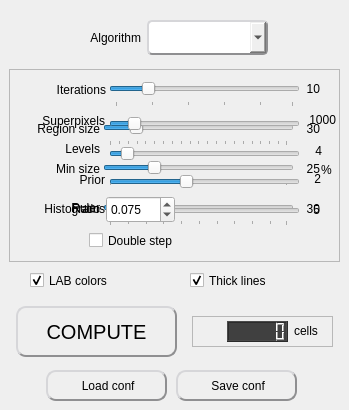
    <widget class="QWidget" name="tab_segmentation">
     <attribute name="icon">
      <iconset>
       <normalon>:/icons/compute.png</normalon>
      </iconset>
     </attribute>
     <attribute name="title">
      <string>Segmentation</string>
     </attribute>
     <widget class="QPushButton" name="button_compute">
      <property name="geometry">
       <rect>
        <x>16</x>
        <y>306</y>
        <width>161</width>
        <height>51</height>
       </rect>
      </property>
      <property name="font">
       <font>
        <pointsize>-1</pointsize>
       </font>
      </property>
      <property name="cursor">
       <cursorShape>PointingHandCursor</cursorShape>
      </property>
      <property name="focusPolicy">
       <enum>Qt::NoFocus</enum>
      </property>
      <property name="toolTip">
       <string>&lt;html&gt;&lt;head/&gt;&lt;body&gt;&lt;p&gt;Compute the segmentation.&lt;/p&gt;&lt;p&gt;After computation, use the &amp;quot;Labels&amp;quot; tab to edit the mask&lt;/p&gt;&lt;/body&gt;&lt;/html&gt;</string>
      </property>
      <property name="styleSheet">
       <string notr="true">QPushButton {
	background: qlineargradient(x1: 0, y1: 0, x2: 0, y2: 1,
                                      stop: 0 #FFFFFF, stop: 1 #E0E0E0);
	border-radius: 10px;
	border: 2px outset #8f8f91;
	color rgb(0,0,0);
   font-size: 20px;
}
QPushButton:pressed {
	border: 2px inset #8f8f91;
}
QToolTip {
    border:2px solid black;
	padding:5px;
	background-color:rgb(64,64,64);
	color:white;
	font-size: 14px;
}</string>
      </property>
      <property name="text">
       <string>COMPUTE</string>
      </property>
      <property name="icon">
       <iconset>
        <normalon>:/icons/compute.png</normalon>
       </iconset>
      </property>
      <property name="iconSize">
       <size>
        <width>32</width>
        <height>32</height>
       </size>
      </property>
     </widget>
     <widget class="QFrame" name="frame_lcd">
      <property name="geometry">
       <rect>
        <x>192</x>
        <y>316</y>
        <width>141</width>
        <height>31</height>
       </rect>
      </property>
      <property name="frameShape">
       <enum>QFrame::StyledPanel</enum>
      </property>
      <property name="frameShadow">
       <enum>QFrame::Raised</enum>
      </property>
      <widget class="QLabel" name="label_11">
       <property name="geometry">
        <rect>
         <x>10</x>
         <y>5</y>
         <width>21</width>
         <height>21</height>
        </rect>
       </property>
       <property name="text">
        <string/>
       </property>
       <property name="pixmap">
        <pixmap resource="resources.qrc">:/icons/grid.png</pixmap>
       </property>
       <property name="scaledContents">
        <bool>true</bool>
       </property>
      </widget>
      <widget class="QLCDNumber" name="lcd_cells">
       <property name="geometry">
        <rect>
         <x>35</x>
         <y>5</y>
         <width>61</width>
         <height>21</height>
        </rect>
       </property>
       <property name="toolTip">
        <string>Number of cells in the computed segmentation</string>
       </property>
       <property name="styleSheet">
        <string notr="true">QLCDNumber{ 
    background-color: rgb(64, 64,64);
}</string>
       </property>
       <property name="digitCount">
        <number>6</number>
       </property>
      </widget>
      <widget class="QLabel" name="label_7">
       <property name="geometry">
        <rect>
         <x>102</x>
         <y>6</y>
         <width>41</width>
         <height>17</height>
        </rect>
       </property>
       <property name="text">
        <string>cells</string>
       </property>
      </widget>
     </widget>
     <widget class="QComboBox" name="comboBox_algorithm">
      <property name="geometry">
       <rect>
        <x>147</x>
        <y>20</y>
        <width>121</width>
        <height>35</height>
       </rect>
      </property>
      <property name="cursor">
       <cursorShape>PointingHandCursor</cursorShape>
      </property>
      <property name="focusPolicy">
       <enum>Qt::ClickFocus</enum>
      </property>
      <property name="toolTip">
       <string>&lt;html&gt;&lt;head/&gt;&lt;body&gt;&lt;p&gt;Choose the algorithm variant to use: &lt;/p&gt;&lt;p&gt;* SLIC (Simple Linear Iterative Clustering) clusters pixels using pixel channels and image plane space to efficiently generate compact, nearly uniform superpixels&lt;/p&gt;&lt;p&gt;* SLICO (Zero parameter SLIC) optimizes SLIC, using adaptive compactness factor&lt;/p&gt;&lt;p&gt;* MSLIC (Manifold SLIC) optimizes SLIC using manifold methods resulting in more content-sensitive superpixels&lt;/p&gt;&lt;p&gt;* LSC (Linear Spectral Clustering) produces compact and uniform superpixels with low computational costs, and keeps global images properties&lt;/p&gt;&lt;p&gt;* SEEDS (Superpixels Extracted via Energy-Driven Sampling) uses an efficient hill-climbing algorithm to optimize the superpixels' energy function that is based on color histograms and a boundary term, producing smooth boundaries&lt;/p&gt;&lt;/body&gt;&lt;/html&gt;</string>
      </property>
      <property name="styleSheet">
       <string notr="true">QComboBox {
	background: qlineargradient(x1: 0, y1: 0, x2: 0, y2: 1,
                                      stop: 0 #FFFFFF, stop: 1 #E0E0E0);
	border-radius: 5px;
	border: 2px outset #8f8f91;
	color rgb(0,0,0);
   font-size: 26px;
	text-align: center;
}

QComboBox QAbstractItemView {
    border: 2px solid darkgray;
    selection-background-color: lightgray;
}

QComboBox:item {
    font-size:16px;
	color:white;
	background-color:rgb(64,64,64);
}
QComboBox:item:selected {
    border: 2px solid black;
	background-color:black;
}
QComboBox:item:checked {
    font-weight: bold;
}

QToolTip {
    border:2px solid black;
	padding:5px;
	background-color:rgb(64,64,64);
	color:white;
	font-size: 14px;
}</string>
      </property>
      <property name="maxVisibleItems">
       <number>5</number>
      </property>
     </widget>
     <widget class="QLabel" name="label_algorithm">
      <property name="geometry">
       <rect>
        <x>70</x>
        <y>29</y>
        <width>71</width>
        <height>17</height>
       </rect>
      </property>
      <property name="styleSheet">
       <string notr="true"/>
      </property>
      <property name="text">
       <string>Algorithm</string>
      </property>
      <property name="alignment">
       <set>Qt::AlignRight|Qt::AlignTrailing|Qt::AlignVCenter</set>
      </property>
     </widget>
     <widget class="QFrame" name="frame_slic">
      <property name="geometry">
       <rect>
        <x>9</x>
        <y>69</y>
        <width>331</width>
        <height>193</height>
       </rect>
      </property>
      <property name="frameShape">
       <enum>QFrame::StyledPanel</enum>
      </property>
      <property name="frameShadow">
       <enum>QFrame::Sunken</enum>
      </property>
      <widget class="QLabel" name="label_region_size">
       <property name="geometry">
        <rect>
         <x>10</x>
         <y>50</y>
         <width>81</width>
         <height>20</height>
        </rect>
       </property>
       <property name="text">
        <string>Region size</string>
       </property>
       <property name="alignment">
        <set>Qt::AlignRight|Qt::AlignTrailing|Qt::AlignVCenter</set>
       </property>
      </widget>
      <widget class="QSlider" name="horizontalSlider_iterations">
       <property name="geometry">
        <rect>
         <x>100</x>
         <y>9</y>
         <width>191</width>
         <height>29</height>
        </rect>
       </property>
       <property name="cursor">
        <cursorShape>PointingHandCursor</cursorShape>
       </property>
       <property name="focusPolicy">
        <enum>Qt::ClickFocus</enum>
       </property>
       <property name="toolTip">
        <string>&lt;html&gt;&lt;head/&gt;&lt;body&gt;&lt;p&gt;Higher number improves the result: the algorithms starts from a grid of superpixels and then refines the boundaries by proposing updates of edges boundaries&lt;/p&gt;&lt;/body&gt;&lt;/html&gt;</string>
       </property>
       <property name="minimum">
        <number>1</number>
       </property>
       <property name="maximum">
        <number>50</number>
       </property>
       <property name="value">
        <number>10</number>
       </property>
       <property name="orientation">
        <enum>Qt::Horizontal</enum>
       </property>
       <property name="tickPosition">
        <enum>QSlider::TicksBelow</enum>
       </property>
      </widget>
      <widget class="QSlider" name="horizontalSlider_region_size">
       <property name="geometry">
        <rect>
         <x>94</x>
         <y>48</y>
         <width>191</width>
         <height>29</height>
        </rect>
       </property>
       <property name="cursor">
        <cursorShape>PointingHandCursor</cursorShape>
       </property>
       <property name="focusPolicy">
        <enum>Qt::ClickFocus</enum>
       </property>
       <property name="toolTip">
        <string>&lt;html&gt;&lt;head/&gt;&lt;body&gt;&lt;p&gt;Average superpixel size measured in pixels&lt;/p&gt;&lt;/body&gt;&lt;/html&gt;</string>
       </property>
       <property name="minimum">
        <number>1</number>
       </property>
       <property name="maximum">
        <number>200</number>
       </property>
       <property name="value">
        <number>30</number>
       </property>
       <property name="orientation">
        <enum>Qt::Horizontal</enum>
       </property>
       <property name="tickPosition">
        <enum>QSlider::TicksBelow</enum>
       </property>
      </widget>
      <widget class="QSlider" name="horizontalSlider_ruler">
       <property name="geometry">
        <rect>
         <x>94</x>
         <y>128</y>
         <width>191</width>
         <height>29</height>
        </rect>
       </property>
       <property name="cursor">
        <cursorShape>PointingHandCursor</cursorShape>
       </property>
       <property name="focusPolicy">
        <enum>Qt::ClickFocus</enum>
       </property>
       <property name="toolTip">
        <string>Enforcement of superpixel smoothness factor of superpixel</string>
       </property>
       <property name="minimum">
        <number>1</number>
       </property>
       <property name="maximum">
        <number>100</number>
       </property>
       <property name="value">
        <number>30</number>
       </property>
       <property name="orientation">
        <enum>Qt::Horizontal</enum>
       </property>
       <property name="tickPosition">
        <enum>QSlider::TicksBelow</enum>
       </property>
      </widget>
      <widget class="QLabel" name="label_connectivity">
       <property name="geometry">
        <rect>
         <x>0</x>
         <y>90</y>
         <width>91</width>
         <height>20</height>
        </rect>
       </property>
       <property name="text">
        <string>Min size</string>
       </property>
       <property name="alignment">
        <set>Qt::AlignRight|Qt::AlignTrailing|Qt::AlignVCenter</set>
       </property>
      </widget>
      <widget class="QLabel" name="label_iterations">
       <property name="geometry">
        <rect>
         <x>16</x>
         <y>11</y>
         <width>81</width>
         <height>20</height>
        </rect>
       </property>
       <property name="text">
        <string>Iterations</string>
       </property>
       <property name="alignment">
        <set>Qt::AlignRight|Qt::AlignTrailing|Qt::AlignVCenter</set>
       </property>
      </widget>
      <widget class="QSlider" name="horizontalSlider_connectivity">
       <property name="geometry">
        <rect>
         <x>94</x>
         <y>88</y>
         <width>191</width>
         <height>29</height>
        </rect>
       </property>
       <property name="cursor">
        <cursorShape>PointingHandCursor</cursorShape>
       </property>
       <property name="toolTip">
        <string>&lt;html&gt;&lt;head/&gt;&lt;body&gt;&lt;p&gt;Minimum element size in percents that should be absorbed into a bigger superpixel.&lt;/p&gt;&lt;p&gt;The function merges components that are too small, assigning the previously found adjacent label to this component&lt;/p&gt;&lt;/body&gt;&lt;/html&gt;</string>
       </property>
       <property name="minimum">
        <number>0</number>
       </property>
       <property name="maximum">
        <number>100</number>
       </property>
       <property name="value">
        <number>25</number>
       </property>
       <property name="orientation">
        <enum>Qt::Horizontal</enum>
       </property>
       <property name="tickPosition">
        <enum>QSlider::TicksBelow</enum>
       </property>
      </widget>
      <widget class="QLabel" name="label_value_ruler">
       <property name="geometry">
        <rect>
         <x>280</x>
         <y>130</y>
         <width>31</width>
         <height>20</height>
        </rect>
       </property>
       <property name="text">
        <string>30</string>
       </property>
       <property name="alignment">
        <set>Qt::AlignRight|Qt::AlignTrailing|Qt::AlignVCenter</set>
       </property>
      </widget>
      <widget class="QLabel" name="label_value_region_size">
       <property name="geometry">
        <rect>
         <x>280</x>
         <y>50</y>
         <width>31</width>
         <height>20</height>
        </rect>
       </property>
       <property name="text">
        <string>30</string>
       </property>
       <property name="alignment">
        <set>Qt::AlignRight|Qt::AlignTrailing|Qt::AlignVCenter</set>
       </property>
      </widget>
      <widget class="QLabel" name="label_ruler">
       <property name="geometry">
        <rect>
         <x>50</x>
         <y>129</y>
         <width>41</width>
         <height>20</height>
        </rect>
       </property>
       <property name="text">
        <string>Ruler</string>
       </property>
       <property name="alignment">
        <set>Qt::AlignRight|Qt::AlignTrailing|Qt::AlignVCenter</set>
       </property>
      </widget>
      <widget class="QLabel" name="label_value_connectivity_percent">
       <property name="geometry">
        <rect>
         <x>312</x>
         <y>92</y>
         <width>16</width>
         <height>17</height>
        </rect>
       </property>
       <property name="text">
        <string>%</string>
       </property>
      </widget>
      <widget class="QLabel" name="label_value_connectivity">
       <property name="geometry">
        <rect>
         <x>280</x>
         <y>90</y>
         <width>31</width>
         <height>20</height>
        </rect>
       </property>
       <property name="text">
        <string>25</string>
       </property>
       <property name="alignment">
        <set>Qt::AlignRight|Qt::AlignTrailing|Qt::AlignVCenter</set>
       </property>
      </widget>
      <widget class="QLabel" name="label_value_iterations">
       <property name="geometry">
        <rect>
         <x>280</x>
         <y>10</y>
         <width>31</width>
         <height>20</height>
        </rect>
       </property>
       <property name="text">
        <string>10</string>
       </property>
       <property name="alignment">
        <set>Qt::AlignRight|Qt::AlignTrailing|Qt::AlignVCenter</set>
       </property>
      </widget>
      <widget class="QDoubleSpinBox" name="doubleSpinBox_ratio">
       <property name="geometry">
        <rect>
         <x>97</x>
         <y>127</y>
         <width>69</width>
         <height>27</height>
        </rect>
       </property>
       <property name="toolTip">
        <string>&lt;html&gt;&lt;head/&gt;&lt;body&gt;&lt;p&gt;Enforcement of superpixel compactness factor&lt;/p&gt;&lt;/body&gt;&lt;/html&gt;</string>
       </property>
       <property name="decimals">
        <number>3</number>
       </property>
       <property name="maximum">
        <double>2.000000000000000</double>
       </property>
       <property name="singleStep">
        <double>0.100000000000000</double>
       </property>
       <property name="value">
        <double>0.075000000000000</double>
       </property>
      </widget>
      <widget class="QLabel" name="label_ratio">
       <property name="geometry">
        <rect>
         <x>50</x>
         <y>130</y>
         <width>41</width>
         <height>20</height>
        </rect>
       </property>
       <property name="text">
        <string>Ratio</string>
       </property>
       <property name="alignment">
        <set>Qt::AlignRight|Qt::AlignTrailing|Qt::AlignVCenter</set>
       </property>
      </widget>
      <widget class="QLabel" name="label_value_num_histogram_bins">
       <property name="geometry">
        <rect>
         <x>280</x>
         <y>131</y>
         <width>31</width>
         <height>20</height>
        </rect>
       </property>
       <property name="text">
        <string>5</string>
       </property>
       <property name="alignment">
        <set>Qt::AlignRight|Qt::AlignTrailing|Qt::AlignVCenter</set>
       </property>
      </widget>
      <widget class="QLabel" name="label_prior">
       <property name="geometry">
        <rect>
         <x>15</x>
         <y>101</y>
         <width>81</width>
         <height>20</height>
        </rect>
       </property>
       <property name="text">
        <string>Prior</string>
       </property>
       <property name="alignment">
        <set>Qt::AlignRight|Qt::AlignTrailing|Qt::AlignVCenter</set>
       </property>
      </widget>
      <widget class="QSlider" name="horizontalSlider_prior">
       <property name="geometry">
        <rect>
         <x>100</x>
         <y>98</y>
         <width>191</width>
         <height>29</height>
        </rect>
       </property>
       <property name="cursor">
        <cursorShape>PointingHandCursor</cursorShape>
       </property>
       <property name="focusPolicy">
        <enum>Qt::ClickFocus</enum>
       </property>
       <property name="toolTip">
        <string>&lt;html&gt;&lt;head/&gt;&lt;body&gt;&lt;p&gt;Enable 3x3 shape smoothing term if &amp;gt;0.&lt;/p&gt;&lt;p&gt;A larger value leads to smoother shapes.&lt;/p&gt;&lt;/body&gt;&lt;/html&gt;</string>
       </property>
       <property name="minimum">
        <number>0</number>
       </property>
       <property name="maximum">
        <number>5</number>
       </property>
       <property name="value">
        <number>2</number>
       </property>
       <property name="orientation">
        <enum>Qt::Horizontal</enum>
       </property>
       <property name="tickPosition">
        <enum>QSlider::NoTicks</enum>
       </property>
      </widget>
      <widget class="QLabel" name="label_value_num_levels">
       <property name="geometry">
        <rect>
         <x>282</x>
         <y>72</y>
         <width>31</width>
         <height>20</height>
        </rect>
       </property>
       <property name="text">
        <string>4</string>
       </property>
       <property name="alignment">
        <set>Qt::AlignRight|Qt::AlignTrailing|Qt::AlignVCenter</set>
       </property>
      </widget>
      <widget class="QLabel" name="label_value_prior">
       <property name="geometry">
        <rect>
         <x>281</x>
         <y>100</y>
         <width>31</width>
         <height>20</height>
        </rect>
       </property>
       <property name="text">
        <string>2</string>
       </property>
       <property name="alignment">
        <set>Qt::AlignRight|Qt::AlignTrailing|Qt::AlignVCenter</set>
       </property>
      </widget>
      <widget class="QSlider" name="horizontalSlider_num_levels">
       <property name="geometry">
        <rect>
         <x>100</x>
         <y>70</y>
         <width>191</width>
         <height>29</height>
        </rect>
       </property>
       <property name="cursor">
        <cursorShape>PointingHandCursor</cursorShape>
       </property>
       <property name="focusPolicy">
        <enum>Qt::ClickFocus</enum>
       </property>
       <property name="toolTip">
        <string>&lt;html&gt;&lt;head/&gt;&lt;body&gt;&lt;p&gt;Number of block levels. The more levels, the more accurate is the segmentation, but needs more memory and CPU time&lt;/p&gt;&lt;/body&gt;&lt;/html&gt;</string>
       </property>
       <property name="minimum">
        <number>1</number>
       </property>
       <property name="maximum">
        <number>50</number>
       </property>
       <property name="value">
        <number>4</number>
       </property>
       <property name="orientation">
        <enum>Qt::Horizontal</enum>
       </property>
       <property name="tickPosition">
        <enum>QSlider::NoTicks</enum>
       </property>
      </widget>
      <widget class="QLabel" name="label_superpixels">
       <property name="geometry">
        <rect>
         <x>15</x>
         <y>42</y>
         <width>81</width>
         <height>20</height>
        </rect>
       </property>
       <property name="text">
        <string>Superpixels</string>
       </property>
       <property name="alignment">
        <set>Qt::AlignRight|Qt::AlignTrailing|Qt::AlignVCenter</set>
       </property>
      </widget>
      <widget class="QLabel" name="label_value_num_superpixels">
       <property name="geometry">
        <rect>
         <x>296</x>
         <y>41</y>
         <width>31</width>
         <height>20</height>
        </rect>
       </property>
       <property name="text">
        <string>1000</string>
       </property>
       <property name="alignment">
        <set>Qt::AlignRight|Qt::AlignTrailing|Qt::AlignVCenter</set>
       </property>
      </widget>
      <widget class="QSlider" name="horizontalSlider_num_superpixels">
       <property name="geometry">
        <rect>
         <x>100</x>
         <y>40</y>
         <width>191</width>
         <height>29</height>
        </rect>
       </property>
       <property name="cursor">
        <cursorShape>PointingHandCursor</cursorShape>
       </property>
       <property name="focusPolicy">
        <enum>Qt::ClickFocus</enum>
       </property>
       <property name="toolTip">
        <string>&lt;html&gt;&lt;head/&gt;&lt;body&gt;&lt;p&gt;Desired number of superpixels. Note that the actual number may be smaller due to restrictions (depending on the image size and num_levels)&lt;/p&gt;&lt;/body&gt;&lt;/html&gt;</string>
       </property>
       <property name="minimum">
        <number>1</number>
       </property>
       <property name="maximum">
        <number>10000</number>
       </property>
       <property name="value">
        <number>1000</number>
       </property>
       <property name="orientation">
        <enum>Qt::Horizontal</enum>
       </property>
       <property name="tickPosition">
        <enum>QSlider::NoTicks</enum>
       </property>
       <property name="tickInterval">
        <number>500</number>
       </property>
      </widget>
      <widget class="QLabel" name="label_levels">
       <property name="geometry">
        <rect>
         <x>10</x>
         <y>70</y>
         <width>81</width>
         <height>20</height>
        </rect>
       </property>
       <property name="text">
        <string>Levels</string>
       </property>
       <property name="alignment">
        <set>Qt::AlignRight|Qt::AlignTrailing|Qt::AlignVCenter</set>
       </property>
      </widget>
      <widget class="QLabel" name="label_histograms">
       <property name="geometry">
        <rect>
         <x>15</x>
         <y>130</y>
         <width>81</width>
         <height>20</height>
        </rect>
       </property>
       <property name="text">
        <string>Histograms</string>
       </property>
       <property name="alignment">
        <set>Qt::AlignRight|Qt::AlignTrailing|Qt::AlignVCenter</set>
       </property>
      </widget>
      <widget class="QSlider" name="horizontalSlider_num_histogram_bins">
       <property name="geometry">
        <rect>
         <x>100</x>
         <y>127</y>
         <width>191</width>
         <height>29</height>
        </rect>
       </property>
       <property name="cursor">
        <cursorShape>PointingHandCursor</cursorShape>
       </property>
       <property name="focusPolicy">
        <enum>Qt::ClickFocus</enum>
       </property>
       <property name="toolTip">
        <string>&lt;html&gt;&lt;head/&gt;&lt;body&gt;&lt;p&gt;Number of histogram bins&lt;/p&gt;&lt;/body&gt;&lt;/html&gt;</string>
       </property>
       <property name="minimum">
        <number>1</number>
       </property>
       <property name="maximum">
        <number>50</number>
       </property>
       <property name="value">
        <number>5</number>
       </property>
       <property name="orientation">
        <enum>Qt::Horizontal</enum>
       </property>
       <property name="tickPosition">
        <enum>QSlider::NoTicks</enum>
       </property>
      </widget>
      <widget class="QCheckBox" name="checkBox_double_step">
       <property name="geometry">
        <rect>
         <x>80</x>
         <y>156</y>
         <width>191</width>
         <height>31</height>
        </rect>
       </property>
       <property name="focusPolicy">
        <enum>Qt::ClickFocus</enum>
       </property>
       <property name="toolTip">
        <string>&lt;html&gt;&lt;head/&gt;&lt;body&gt;&lt;p&gt;If set, iterate each block level twice for higher accuracy&lt;/p&gt;&lt;/body&gt;&lt;/html&gt;</string>
       </property>
       <property name="text">
        <string>Double step</string>
       </property>
       <property name="icon">
        <iconset resource="resources.qrc">
         <normaloff>:/icons/double-step.png</normaloff>:/icons/double-step.png</iconset>
       </property>
       <property name="iconSize">
        <size>
         <width>24</width>
         <height>24</height>
        </size>
       </property>
       <property name="checked">
        <bool>false</bool>
       </property>
      </widget>
      <zorder>horizontalSlider_connectivity</zorder>
      <zorder>horizontalSlider_ruler</zorder>
      <zorder>horizontalSlider_prior</zorder>
      <zorder>horizontalSlider_num_histogram_bins</zorder>
      <zorder>horizontalSlider_num_levels</zorder>
      <zorder>label_region_size</zorder>
      <zorder>horizontalSlider_iterations</zorder>
      <zorder>horizontalSlider_region_size</zorder>
      <zorder>label_connectivity</zorder>
      <zorder>label_iterations</zorder>
      <zorder>label_value_ruler</zorder>
      <zorder>label_value_region_size</zorder>
      <zorder>label_ruler</zorder>
      <zorder>label_value_connectivity_percent</zorder>
      <zorder>label_value_connectivity</zorder>
      <zorder>label_value_iterations</zorder>
      <zorder>doubleSpinBox_ratio</zorder>
      <zorder>label_ratio</zorder>
      <zorder>label_value_num_histogram_bins</zorder>
      <zorder>label_prior</zorder>
      <zorder>label_value_num_levels</zorder>
      <zorder>label_value_prior</zorder>
      <zorder>label_superpixels</zorder>
      <zorder>label_value_num_superpixels</zorder>
      <zorder>horizontalSlider_num_superpixels</zorder>
      <zorder>label_levels</zorder>
      <zorder>label_histograms</zorder>
      <zorder>checkBox_double_step</zorder>
     </widget>
     <widget class="QPushButton" name="button_save_conf">
      <property name="geometry">
       <rect>
        <x>176</x>
        <y>370</y>
        <width>121</width>
        <height>31</height>
       </rect>
      </property>
      <property name="cursor">
       <cursorShape>PointingHandCursor</cursorShape>
      </property>
      <property name="focusPolicy">
       <enum>Qt::NoFocus</enum>
      </property>
      <property name="toolTip">
       <string>&lt;html&gt;&lt;head/&gt;&lt;body&gt;&lt;p&gt;Save parameters to a XML file&lt;/p&gt;&lt;p&gt;&lt;br/&gt;It saves the parameters from the Image and Segmentation tabs&lt;/p&gt;&lt;/body&gt;&lt;/html&gt;</string>
      </property>
      <property name="styleSheet">
       <string notr="true">QPushButton {
	background: qlineargradient(x1: 0, y1: 0, x2: 0, y2: 1,
                                      stop: 0 #FFFFFF, stop: 1 #E0E0E0);
	border-radius: 10px;
	border: 2px outset #8f8f91;
	color rgb(0,0,0);
}
QPushButton:pressed {
	border: 2px inset #8f8f91;
}
QToolTip {
    border:2px solid black;
	padding:5px;
	background-color:rgb(64,64,64);
	color:white;
	font-size: 14px;
}</string>
      </property>
      <property name="text">
       <string> Save conf</string>
      </property>
      <property name="icon">
       <iconset>
        <normalon>:/icons/save.png</normalon>
       </iconset>
      </property>
      <property name="iconSize">
       <size>
        <width>24</width>
        <height>24</height>
       </size>
      </property>
     </widget>
     <widget class="QPushButton" name="button_load_conf">
      <property name="geometry">
       <rect>
        <x>46</x>
        <y>370</y>
        <width>121</width>
        <height>31</height>
       </rect>
      </property>
      <property name="cursor">
       <cursorShape>PointingHandCursor</cursorShape>
      </property>
      <property name="focusPolicy">
       <enum>Qt::NoFocus</enum>
      </property>
      <property name="toolTip">
       <string>&lt;html&gt;&lt;head/&gt;&lt;body&gt;&lt;p&gt;Retrieve parameters from a previously saved XML file&lt;/p&gt;&lt;/body&gt;&lt;/html&gt;</string>
      </property>
      <property name="styleSheet">
       <string notr="true">QPushButton {
	background: qlineargradient(x1: 0, y1: 0, x2: 0, y2: 1,
                                      stop: 0 #FFFFFF, stop: 1 #E0E0E0);
	border-radius: 10px;
	border: 2px outset #8f8f91;
	color rgb(0,0,0);
}
QPushButton:pressed {
	border: 2px inset #8f8f91;
}
QToolTip {
    border:2px solid black;
	padding:5px;
	background-color:rgb(64,64,64);
	color:white;
	font-size: 14px;
}</string>
      </property>
      <property name="text">
       <string> Load conf</string>
      </property>
      <property name="icon">
       <iconset>
        <normalon>:/icons/config.png</normalon>
       </iconset>
      </property>
      <property name="iconSize">
       <size>
        <width>23</width>
        <height>23</height>
       </size>
      </property>
     </widget>
     <widget class="QCheckBox" name="checkBox_thick">
      <property name="geometry">
       <rect>
        <x>190</x>
        <y>265</y>
        <width>131</width>
        <height>31</height>
       </rect>
      </property>
      <property name="focusPolicy">
       <enum>Qt::ClickFocus</enum>
      </property>
      <property name="toolTip">
       <string>&lt;html&gt;&lt;head/&gt;&lt;body&gt;&lt;p&gt;Ticked: the computed grid is thicker, otherwise the border of the cells is only one pixel wide&lt;/p&gt;&lt;/body&gt;&lt;/html&gt;</string>
      </property>
      <property name="text">
       <string>Thick lines</string>
      </property>
      <property name="icon">
       <iconset resource="resources.qrc">
        <normaloff>:/icons/grid.png</normaloff>:/icons/grid.png</iconset>
      </property>
      <property name="iconSize">
       <size>
        <width>26</width>
        <height>26</height>
       </size>
      </property>
      <property name="checked">
       <bool>true</bool>
      </property>
     </widget>
     <widget class="QCheckBox" name="checkBox_lab_colors">
      <property name="geometry">
       <rect>
        <x>30</x>
        <y>265</y>
        <width>151</width>
        <height>31</height>
       </rect>
      </property>
      <property name="focusPolicy">
       <enum>Qt::ClickFocus</enum>
      </property>
      <property name="toolTip">
       <string>&lt;html&gt;&lt;head/&gt;&lt;body&gt;&lt;p&gt;Convert the image to LAB colors space: often improves the results.&lt;/p&gt;&lt;p&gt;If not set, HSV color space will be used instead&lt;/p&gt;&lt;/body&gt;&lt;/html&gt;</string>
      </property>
      <property name="text">
       <string>LAB colors</string>
      </property>
      <property name="icon">
       <iconset resource="resources.qrc">
        <normaloff>:/icons/color.png</normaloff>:/icons/color.png</iconset>
      </property>
      <property name="iconSize">
       <size>
        <width>24</width>
        <height>24</height>
       </size>
      </property>
      <property name="checked">
       <bool>true</bool>
      </property>
     </widget>
    </widget>
